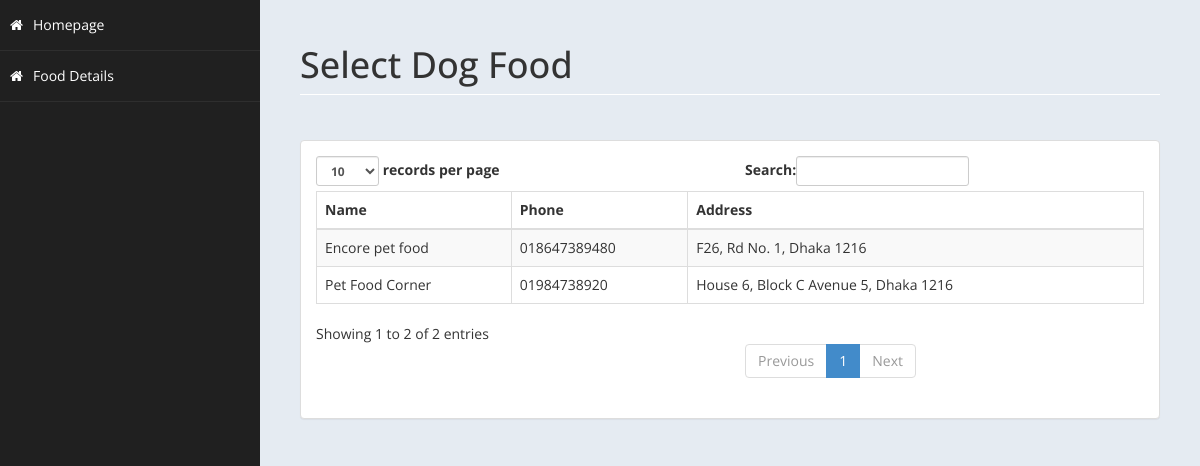
The page /food/store/mirpur.php on the database its author committed.
### tables this page shows
CREATE TABLE `foodloc` (
  `name` varchar(1000) NOT NULL,
  `phone` varchar(1000) NOT NULL,
  `addr` varchar(1000) NOT NULL,
  `loc` varchar(1000) NOT NULL,
  `id` int(100) NOT NULL
);

### food/store/mirpur.php (the view, shortened to what this page needs)
<!DOCTYPE html>
<html xmlns="http://www.w3.org/1999/xhtml">
<head>
    <link href="assets/css/bootstrap.css" rel="stylesheet" />
    <link href="assets/css/font-awesome.css" rel="stylesheet" />
    <link href="assets/css/custom-styles.css" rel="stylesheet" />
</head>
<body>
    <div id="wrapper">
        <nav class="navbar-default navbar-side" role="navigation">
            <div class="sidebar-collapse">
                <ul class="nav" id="main-menu">
                <li>
                        <a  href="../../home.php"><i class="fa fa-home"></i>Homepage</a>
                    </li>
                    <li>
                        <a  href="mirpur.php"><i class="fa fa-home"></i>Food Details</a>
                    </li>
					</ul>
            </div>
        </nav>
        <div id="page-wrapper" >
            <div id="page-inner">
			 <div class="row">
                    <div class="col-md-12">
                        <h1 class="page-header">
                           Select Dog Food<small> </small>
                        </h1>
                    </div>
                </div>
            <div class="row">
                <div class="col-md-12">
                    <div class="panel panel-default">
                        <div class="panel-body">
                            <div class="table-responsive">
                                <table class="table table-striped table-bordered table-hover" id="dataTables-example">
                                    <thead>
                                        <tr>
                                            <th>Name</th>
                                            <th>Phone</th>
                                            <th>Address</th>
                                        </tr>
                                    </thead>
                                    <tbody>
									<?php
										include ('db.php');
										$sql="select * from foodloc where loc='mirpur'";
										$re = mysqli_query($con,$sql);
										while($row = mysqli_fetch_array($re))
										{
                                            $id = $row['id'];
                                            if($id !="Null")
                                            {
                                                echo"<tr class='gradeC'>
                                                <td>".$row['name']."</td>
                                                <td>".$row['phone']."</td>
                                                <td>".$row['addr']."</td>
                                                </tr>";
                                            }
                                            else
                                            {
                                                echo"<tr class='gradeC'>
												<td>".$row['name']."</td>
												<td>".$row['phone']."</td>
                                                <td>".$row['addr']."</td>
												</tr>";
                                            }
										}
									?>
                                    </tbody>
                                </table>
                            </div>
                        </div>
                    </div>
                </div>
            </div>
        </div>
    </div>
</body>
</html>

### food/store/assets/css/custom-styles.css (style rules this page uses)
body { font-family: 'Open Sans', sans-serif; }
#wrapper { width: 100%; background:#202020; }
#page-wrapper { padding: 15px 15px; min-height: 600px; background:#E5EBF2; }
#page-inner { width:100%; margin:10px 20px 10px 0px; background-color:transparent; padding:10px; min-height:1200px; }
h1, .h1, h2, .h2, h3, .h3 { margin-top: 7px; margin-bottom: -5px; }
.page-header { padding-bottom: 9px; margin: 10px 0 45px; border-bottom: 1px solid #ffffff; }
.sidebar-collapse , .sidebar-collapse .nav { background:none; }
.sidebar-collapse .nav { padding:0; }
.sidebar-collapse .nav > li > a { color:#fff; background:transparent; text-shadow:none; }
.sidebar-collapse > .nav > li > a { padding:15px 10px; }
.sidebar-collapse > .nav > li { border-bottom: 1px solid rgba(107, 108, 109, 0.19); }
.navbar-side { border:none; background-color: transparent; }
.navbar-default { border:0px solid black; }
.nav > li > a > i { margin-right:10px; }
@media (min-width:768px) { #page-wrapper { margin: 0 0 0 260px; padding: 15px 30px; min-height: 1200px; } }
@media (min-width:768px) { .navbar-side { z-index: 1; position: absolute; width: 260px; } }

### rows shown on the page
foodloc: name "Encore pet food", phone "018647389480", addr "F26, Rd No. 1, Dhaka 1216"
foodloc: name "Pet Food Corner", phone "01984738920", addr "House 6, Block C Avenue 5, Dhaka 1216"
